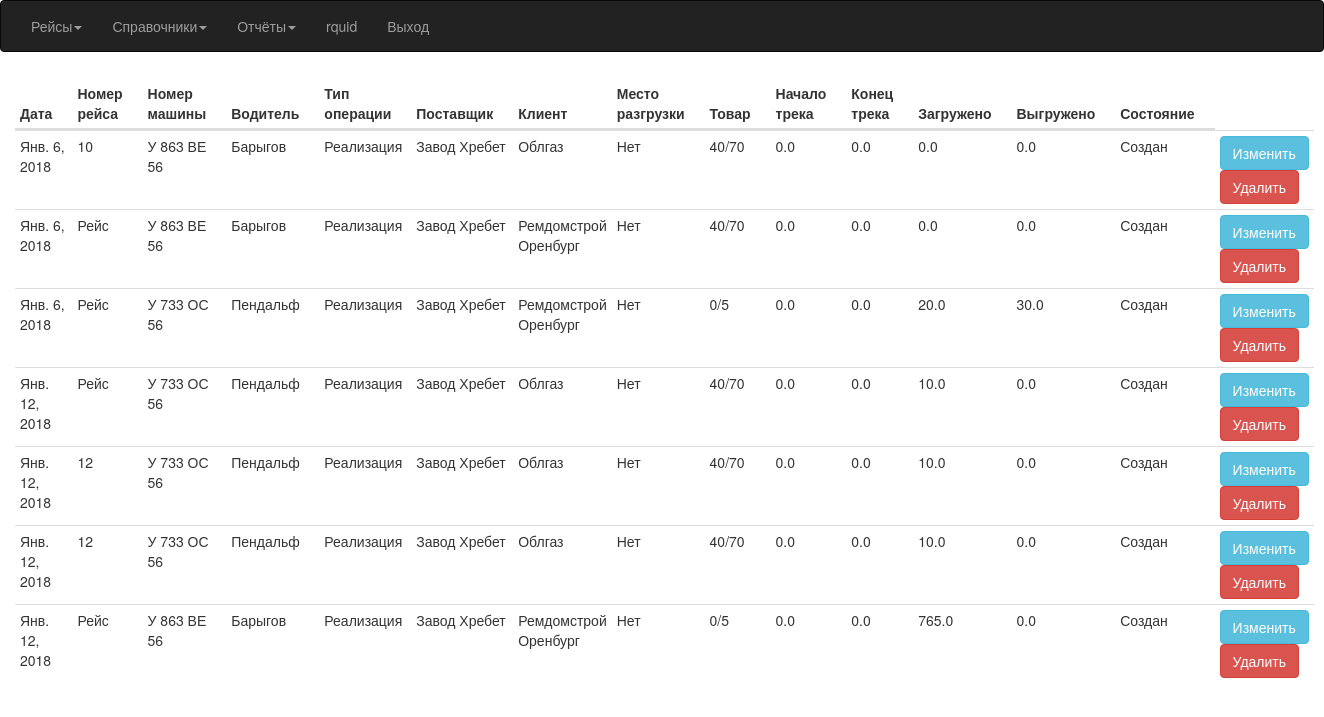
/RaceAll (signed in), run on the app's committed database.
### Avtoregion/models.py (models this page shows, shortened)
class Race(models.Model):
    CREATE = 'Создан'
    LOAD = 'Загружен'
    UNLOAD = 'Выгружен'
    FINISH = 'Закончен'
    END = 'Проведен'
    ACCIDENT = 'Авария'
    STATE = (
        (CREATE, 'Создан'),
        (LOAD, 'Зазгружен'),
        (UNLOAD, 'Выгружен'),
        (FINISH, 'Закончена'),
        (END, 'Проведена'),
        (ACCIDENT, 'Авария'),
    )
    TYPE = (
        ('Реализация', 'Реализация'),
        ('Услуга', 'Услуга')
    )
    id_race = models.AutoField(primary_key=True)
    name_race = models.CharField(max_length=5, default='Рейс')
    race_date = models.DateField(default=date.today)
    car = models.ForeignKey(Car)
    driver = models.ForeignKey(Driver)
    type_ship = models.CharField(default=TYPE[0], choices=TYPE, max_length=10)
    supplier = models.ForeignKey(Supplier)
    customer = models.ForeignKey(Customer)
    shipment = models.ForeignKey(Shipment, null=True, blank=True)
    product = models.ForeignKey(Product)
    mediator = models.ForeignKey(Mediator, null=True, blank=True)
    s_milage = models.FloatField(default=0)
    e_milage = models.FloatField(default=0)
    weight_load = models.FloatField(default=0)
    weight_unload = models.FloatField(default=0)
    comm = models.TextField(null=True, blank=True)
    state = models.CharField(default=STATE[0], choices=STATE, max_length=9)
    shoulder = models.FloatField(default=0)
    create_time = models.DateTimeField(auto_now=True)

class Car(models.Model):
    id_car = models.AutoField(primary_key=True)
    number = models.CharField(max_length=11, unique=True, verbose_name='Номер машины')
    brand = models.CharField(max_length=20, default='Scania')
    pts = models.CharField(max_length=10, null=True, blank=True, verbose_name='ПТС')
    trailer = models.ForeignKey(Trailer, blank=True, null=True)
    mediator = models.ForeignKey(Mediator, blank=True, null=True)
    def __str__(self):
        return '%s' % self.number

class Driver(models.Model):
    id_driver = models.AutoField(primary_key=True)
    name = models.CharField(max_length=50, verbose_name='Водитель')
    def __str__(self):
        return '%s' % self.name

class Supplier(models.Model):
    id_supplier = models.AutoField(primary_key=True)
    name = models.CharField(max_length=256, verbose_name='Поставщик')
    inn = models.DecimalField(max_digits=12, decimal_places=0, unique=True, null=True, blank=True, verbose_name='ИНН')
    def __str__(self):
        return '%s' % self.name

class Customer(models.Model):
    id_customer = models.AutoField(primary_key=True)
    name = models.CharField(max_length=256,  verbose_name='Клиент')
    inn = models.DecimalField(max_digits=12, decimal_places=0, unique=True, null=True, blank=True, verbose_name='ИНН')
    def __str__(self):
        return '%s' % self.name

class Product(models.Model):
    id_product = models.AutoField(primary_key=True)
    name = models.CharField(max_length=10, verbose_name='Груз')
    def __str__(self):
        return '%s' % self.name

### Avtoregion/views.py (the view)
# urls.py: url(r'^RaceAll$', views.RaceAllList.as_view(), name='RaceAll'),
class RaceAllList(LoginRequiredMixin, ListView):
    model = Race
    template_name = 'race.html'
    context_object_name = 'qRace'
    paginate_by = 7
    queryset = Race.objects.order_by('id_race')

### templates/race.html (shortened to what this page needs)
{% extends "index.html" %}
{% load static %}
{% block content %}
<link rel="stylesheet" href="{% static "css/datatables.min.css" %}">
<div class="container-fluid">
 {% if qRace%}
	 <table id="race" class="table table-hover table-condensed table-responsive">
		 <thead>
       <th>Дата</th>
			 <th>Номер рейса</th>
			 <th>Номер машины</th>
			 <th>Водитель</th>
			 <th>Тип операции</th>
			 <th>Поставщик</th>
			 <th>Клиент</th>
			 <th>Место разгрузки</th>
			 <th>Товар</th>
			 <th>Начало трека</th>
			 <th>Конец трека</th>
			 <th>Загружено</th>
			 <th>Выгружено</th>
			 <th>Состояние</th>
		 </thead>
	 {% for q in qRace%}
         <tbody>
	    <tr>
         <td>
            {{ q.race_date }}
         </td>
		 <td>
			{{ q.name_race}}
		 </td>
		 <td>
			{{ q.car}}
		 </td>
			<td>
				{{ q.driver}}
			</td>
			<td>
				{{ q.type_ship}}
			</td>
		  <td>
			  {{ q.supplier}}
		  </td>
		  <td>
			  {{ q.customer}}
		  </td>
		  <td>
			  {{ q.shipment|default_if_none:"Нет"}}
		  </td>
		  <td>
			  {{ q.product}}
		  </td>
		  <td>
			  {{ q.s_milage}}
		  </td>
		  <td>
			  {{ q.e_milage}}
		  </td>
		  <td>
			  {{ q.weight_load}}
		  </td>
		  <td>
			  {{ q.weight_unload}}
		  </td>
		  <td>
			  {{ q.state}}
		  </td>
		 <td>
			<form action="{% url 'RaceUpdate' q.pk%}">
              <button class="btn btn-info">Изменить</button>
			</form>
			 <form action="{% url 'RaceDelete'%}" method="post">
			        <button class="btn btn-danger delete-confirmation">Удалить</button>
		  </form>
	     </td>
	    </tr>
     </tbody>
	 {% endfor %}
	 </table>
 {% endif %}
</div>
{% endblock %}

### templates/index.html (shortened to what this page needs)
{% load static %}
<!DOCTYPE html>
<html lang="ru">
<head>
	<link rel="stylesheet" href="{% static "css/bootstrap.min.css" %}">
	<link rel="stylesheet" href="https://cdnjs.cloudflare.com/ajax/libs/font-awesome/4.7.0/css/font-awesome.min.css">
	<link rel="stylesheet" href="{% static "css/daterangepicker.css" %}">
</head>
{% if user.is_anonymous %}
    <body>
    {% block login %}
    {% endblock %}
    </body>
{% else %}
    <body>
    <nav class="navbar navbar-inverse">
	    <div class="container-fluid">
		    <ul class="nav navbar-nav">
			    <li class="dropdown">
				    <a class="dropdown-toggle" data-toggle="dropdown" href="{% url 'Race' %}">Рейсы<span class="caret"></span></a>
			    </li>
			    <li class="dropdown">
				    <a class="dropdown-toggle" href="index.html" data-toggle="dropdown">Справочники<span class="caret"></span></a>
			    </li>
			    <li class="dropdown">
				    <a class="dropdown-toggle" data-toggle="dropdown" href="index.html">Отчёты<span class="caret"></span></a>
			    </li>
			    <li class="navbar-text">{{ user }}</li>
			    <li><a class="navbar-link" href="{% url 'logout' %}">Выход</a></li>
		    </ul>
	    </div>
    </nav>
		{% block content %}
		{% endblock %}
    </body>
{% endif %}
</html>

### data on the page
Race: race_date "Янв. 6, 2018", name_race "10", car "У 863 ВЕ 56", driver "Барыгов", type_ship "Реализация", supplier "Завод Хребет", customer "Облгаз", shipment "Нет", product "40/70", s_milage "0.0", e_milage "0.0", weight_load "0.0", weight_unload "0.0", state "Создан"
Race: race_date "Янв. 6, 2018", name_race "Рейс", car "У 863 ВЕ 56", driver "Барыгов", type_ship "Реализация", supplier "Завод Хребет", customer "Ремдомстрой Оренбург", shipment "Нет", product "40/70", s_milage "0.0", e_milage "0.0", weight_load "0.0", weight_unload "0.0", state "Создан"
Race: race_date "Янв. 6, 2018", name_race "Рейс", car "У 733 ОС 56", driver "Пендальф", type_ship "Реализация", supplier "Завод Хребет", customer "Ремдомстрой Оренбург", shipment "Нет", product "0/5", s_milage "0.0", e_milage "0.0", weight_load "20.0", weight_unload "30.0", state "Создан"
Race: race_date "Янв. 12, 2018", name_race "Рейс", car "У 733 ОС 56", driver "Пендальф", type_ship "Реализация", supplier "Завод Хребет", customer "Облгаз", shipment "Нет", product "40/70", s_milage "0.0", e_milage "0.0", weight_load "10.0", weight_unload "0.0", state "Создан"
Race: race_date "Янв. 12, 2018", name_race "12", car "У 733 ОС 56", driver "Пендальф", type_ship "Реализация", supplier "Завод Хребет", customer "Облгаз", shipment "Нет", product "40/70", s_milage "0.0", e_milage "0.0", weight_load "10.0", weight_unload "0.0", state "Создан"
Race: race_date "Янв. 12, 2018", name_race "12", car "У 733 ОС 56", driver "Пендальф", type_ship "Реализация", supplier "Завод Хребет", customer "Облгаз", shipment "Нет", product "40/70", s_milage "0.0", e_milage "0.0", weight_load "10.0", weight_unload "0.0", state "Создан"
Race: race_date "Янв. 12, 2018", name_race "Рейс", car "У 863 ВЕ 56", driver "Барыгов", type_ship "Реализация", supplier "Завод Хребет", customer "Ремдомстрой Оренбург", shipment "Нет", product "0/5", s_milage "0.0", e_milage "0.0", weight_load "765.0", weight_unload "0.0", state "Создан"

### other printed values
{{ user }} "rquid"
